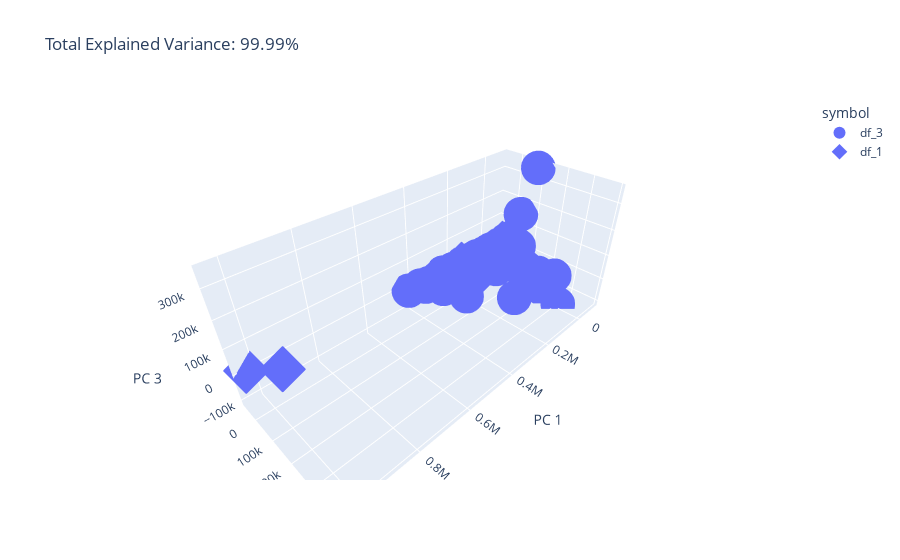

Source (notebook cell):
### Code cell
fig = px.scatter_3d(
        components, x=0, y=1, z=2, symbol=Xs['beta_T_F'], color_continuous_scale="Bluered_r", #range_color=(np.mean(beta)-np.mean(beta)*0.02,np.mean(beta)+np.mean(beta)*0.02),
        title=f'Total Explained Variance: {total_var:.2f}%',
        labels={'0': 'PC 1', '1': 'PC 2', '2': 'PC 3'}
    )
    fig.update_traces(marker_size = 
    12)
    fig.show()

### Figure 1 — Plotly figure (JSON) as saved in the notebook; plotly's stock layout.template omitted (floating-point values rounded to 4 significant figures; data arrays with more than 128 entries replaced by an {"elided": "..."} marker saying what was removed)
{"data": [{"hovertemplate": "symbol=df_3<br>PC 1=%{x}<br>PC 2=%{y}<br>PC 3=%{z}<extra></extra>", "legendgroup": "df_3", "marker": {"color": "#636efa", "size": 12, "symbol": "circle"}, "mode": "markers", "name": "df_3", "scene": "scene", "showlegend": true, "type": "scatter3d", "x": {"elided": "334 float values"}, "y": {"elided": "334 float values"}, "z": {"elided": "334 float values"}}, {"hovertemplate": "symbol=df_1<br>PC 1=%{x}<br>PC 2=%{y}<br>PC 3=%{z}<extra></extra>", "legendgroup": "df_1", "marker": {"color": "#636efa", "size": 12, "symbol": "diamond"}, "mode": "markers", "name": "df_1", "scene": "scene", "showlegend": true, "type": "scatter3d", "x": [173700.0, 40530.0, -43550.0, -80740.0, 182300.0, -79860.0, -27390.0, 302000.0, 39040.0, -68630.0, 183400.0, -60100.0, 944700.0, -25120.0, -10240.0, -35590.0, -71570.0, 139300.0, -78170.0, 163900.0, -80870.0, -79580.0, -42000.0, 1026000.0, 254600.0], "y": [-26960.0, 23170.0, -11550.0, -12400.0, 44070.0, -12560.0, -2691.0, -19340.0, 4706.0, -20330.0, -14520.0, -16440.0, -13660.0, -2848.0, -2406.0, -4822.0, -2989.0, 1204.0, -7210.0, 38050.0, -9669.0, -11390.0, 1611.0, -63830.0, 11690.0], "z": [-645.2, -16890.0, -4925.0, -4596.0, -24600.0, -4618.0, -8147.0, -3952.0, -10920.0, -2126.0, -5125.0, -3506.0, -8517.0, -8245.0, -8564.0, -7655.0, -8143.0, -10460.0, -6745.0, -22850.0, -5963.0, -5514.0, -10010.0, 7484.0, -14650.0]}], "layout": {"legend": {"title": {"text": "symbol"}, "tracegroupgap": 0}, "scene": {"domain": {"x": [0, 1], "y": [0, 1]}, "xaxis": {"title": {"text": "PC 1"}}, "yaxis": {"title": {"text": "PC 2"}}, "zaxis": {"title": {"text": "PC 3"}}}, "title": {"text": "Total Explained Variance: 99.99%"}}}
